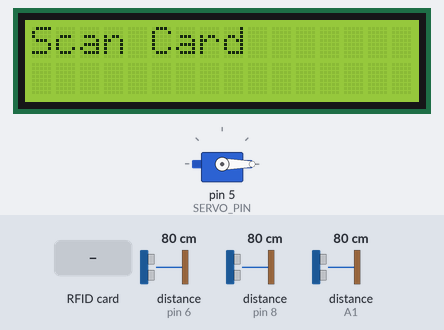
The sketch below on a simulated Arduino Uno, built with avr-gcc and run on an emulated ATmega328P. On the bench: 16×2 character LCD, servo. Wiring (inferred from the names in the program): 3 × ultrasonic range finder: trigger pin 4, echo pin 6 / trigger pin 7, echo pin 8 / trigger A0, echo A1. Inputs (shaded band) come from the test bench; at power-on: distance to the obstacle (sensors on pin 6, pin 8, A1) 80 cm. The echo pulse lasts 58.3 µs per cm; what the sketch prints to the serial monitor is not drawn.

Above: at 1.4 s.
1.5 s: RFID card B0 41 CE 32 held to the reader
At 1.8 s:
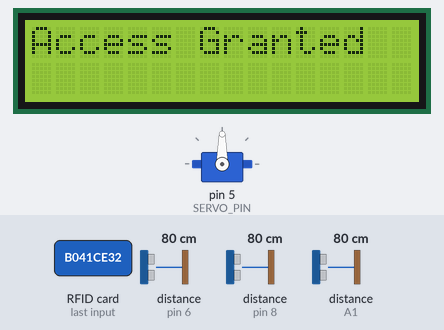
4.7 s: RFID card 5E 7A 19 C4 held to the reader
At 5.1 s:
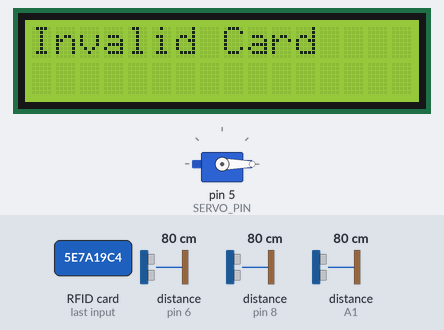
10.5 s: RFID card 83 68 4C AB held to the reader
At 11.9 s:
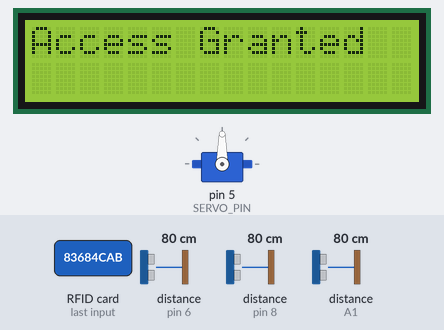
13.7 s: RFID card 33 04 84 AB held to the reader
At 17.8 s:
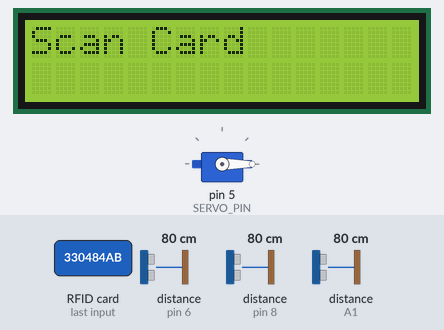
Timing chart, 0 to 19.3 s (numbered marks = the images above; inputs shaded):
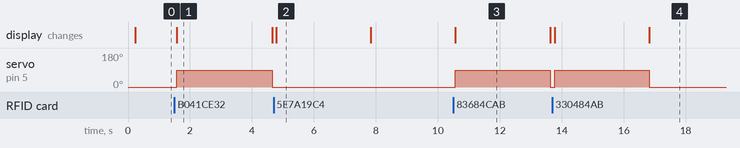

The sketch:

SmartParkingSystemOriginal.ino
```cpp
#include <SPI.h>
#include <MFRC522.h>
#include <LiquidCrystal_I2C.h>
#include <Servo.h>
#include <SoftwareSerial.h>

// --- Bluetooth (SoftwareSerial) ---
// HC-05 TXD -> Arduino RX (pin 2)
// HC-05 RXD -> Arduino TX (pin 3)
// IMPORTANT: USE A VOLTAGE DIVIDER FOR HC-05 RX!
SoftwareSerial btSerial(2, 3); // RX (Arduino), TX (Arduino)

// --- RFID ---
#define SS_PIN 10
#define RST_PIN 9
MFRC522 rfid(SS_PIN, RST_PIN);

// --- LCD 16x2 ---
LiquidCrystal_I2C lcd(0x27, 16, 2);

// --- Servo ---
Servo myServo;
const int SERVO_PIN = 5;
const int SERVO_OPEN_ANGLE = 90;
const int SERVO_CLOSED_ANGLE = 0;
const unsigned long SERVO_OPEN_DURATION = 3000;

const int TRIG_PIN_1 = 7;
const int ECHO_PIN_1 = 8;
const int TRIG_PIN_2 = 4;
const int ECHO_PIN_2 = 6;
const int TRIG_PIN_3 = A0;
const int ECHO_PIN_3 = A1;

const int OCCUPIED_THRESHOLD_CM = 20;

bool servoActive = false;
unsigned long activationTime = 0;
unsigned long blockedCardTime = 0;
bool blockedCardDisplayed = false;

unsigned long lastParkingStatusUpdateTime = 0;
const unsigned long PARKING_STATUS_UPDATE_INTERVAL = 500;

const byte allowedCards[3][4] = {
    {0xB0, 0x41, 0xCE, 0x32},
    {0x83, 0x68, 0x4C, 0xAB},
    {0x33, 0x04, 0x84, 0xAB}
};

const byte blockedCards[2][4] = {
    {0x43, 0x36, 0x54, 0xAB},
    {0xE3, 0x6A, 0x3B, 0xAB}
};

bool compareUID(byte *uid, const byte list[][4], int size)
{
    for (int i = 0; i < size; i++)
    {
        if (memcmp(uid, list[i], 4) == 0)
        {
            return true;
        }
    }

    return false;
}

long getDistanceCm(int trigPin, int echoPin)
{
    digitalWrite(trigPin, LOW);
    delayMicroseconds(2);
    digitalWrite(trigPin, HIGH);
    delayMicroseconds(10);
    digitalWrite(trigPin, LOW);

    long duration = pulseIn(echoPin, HIGH, 25000);
    if (duration == 0)
    {
        return -1;
    }

    long distanceCm = duration * 0.0343 / 2;
    if (distanceCm < 0 || distanceCm > 400)
    {
        return -1;
    }

    return distanceCm;
}

void setup()
{
    Serial.begin(9600);
    Serial.println("Arduino Parking System Started with HC-SR04 Sensors.");
    Serial.println("Initializing HC-05 connection...");

    btSerial.begin(9600);
    Serial.println("HC-05 SoftwareSerial initialized at 9600 baud.");

    SPI.begin();
    rfid.PCD_Init();

    lcd.init();
    lcd.backlight();
    lcd.setCursor(0, 0);
    lcd.print("Scan Card      ");

    myServo.attach(SERVO_PIN);
    myServo.write(SERVO_CLOSED_ANGLE);

    pinMode(TRIG_PIN_1, OUTPUT);
    pinMode(ECHO_PIN_1, INPUT);
    pinMode(TRIG_PIN_2, OUTPUT);
    pinMode(ECHO_PIN_2, INPUT);
    pinMode(TRIG_PIN_3, OUTPUT);
    pinMode(ECHO_PIN_3, INPUT);
}

void loop()
{
    if (rfid.PICC_IsNewCardPresent() && rfid.PICC_ReadCardSerial())
    {
        lcd.setCursor(0, 0);

        if (compareUID(rfid.uid.uidByte, allowedCards, 3))
        {
            lcd.print("Access Granted  ");

            if (!servoActive)
            {
                myServo.write(SERVO_OPEN_ANGLE);
                servoActive = true;
                activationTime = millis();
            }
        }
        else if (compareUID(rfid.uid.uidByte, blockedCards, 2))
        {
            lcd.print("Blocked Card    ");
            blockedCardTime = millis();
            blockedCardDisplayed = true;
        }
        else
        {
            lcd.print("Invalid Card    ");
            blockedCardTime = millis();
            blockedCardDisplayed = true;
        }

        rfid.PICC_HaltA();
        rfid.PCD_StopCrypto1();
    }

    if (blockedCardDisplayed && millis() - blockedCardTime >= 3000)
    {
        lcd.setCursor(0, 0);
        lcd.print("Scan Card      ");
        blockedCardDisplayed = false;
    }

    if (servoActive && millis() - activationTime >= SERVO_OPEN_DURATION)
    {
        myServo.write(SERVO_CLOSED_ANGLE);
        servoActive = false;

        if (!blockedCardDisplayed)
        {
            lcd.setCursor(0, 0);
            lcd.print("Scan Card      ");
        }
    }

    if (millis() - lastParkingStatusUpdateTime >= PARKING_STATUS_UPDATE_INTERVAL)
    {
        lastParkingStatusUpdateTime = millis();

        int distance1 = getDistanceCm(TRIG_PIN_1, ECHO_PIN_1);
        int distance2 = getDistanceCm(TRIG_PIN_2, ECHO_PIN_2);
        int distance3 = getDistanceCm(TRIG_PIN_3, ECHO_PIN_3);

        char status1 = (distance1 != -1 && distance1 < OCCUPIED_THRESHOLD_CM) ? 'O' : 'F';
        char status2 = (distance2 != -1 && distance2 < OCCUPIED_THRESHOLD_CM) ? 'O' : 'F';
        char status3 = (distance3 != -1 && distance3 < OCCUPIED_THRESHOLD_CM) ? 'O' : 'F';

        btSerial.print("P1 ");
        btSerial.println(status1);

        btSerial.print("P2 ");
        btSerial.println(status2);

        btSerial.print("P3 ");
        btSerial.println(status3);

        Serial.print("P1 Dist: ");
        if (distance1 == -1)
        {
            Serial.print("N/A");
        }
        else
        {
            Serial.print(distance1);
        }
        Serial.print("cm -> ");
        Serial.println(status1);

        Serial.print("P2 Dist: ");
        if (distance2 == -1)
        {
            Serial.print("N/A");
        }
        else
        {
            Serial.print(distance2);
        }
        Serial.print("cm -> ");
        Serial.println(status2);

        Serial.print("P3 Dist: ");
        if (distance3 == -1)
        {
            Serial.print("N/A");
        }
        else
        {
            Serial.print(distance3);
        }
        Serial.print("cm -> ");
        Serial.println(status3);

        Serial.println("---");
    }

    delay(50);
}
```

Measured:
- after the input at 1.5 s, servo on pin 5 (SERVO_PIN): 0° → 90° after 0.07 s, → 0° 3.1 s later; the display: changes after 0.07 s (image 1)
- after the input at 4.7 s, the display: changes after 0.09 s (image 2)
- after the input at 10.5 s, servo on pin 5 (SERVO_PIN): 0° → 90° after 0.06 s, → 0° 3.1 s later; the display: changes after 0.06 s (image 3)
- after the input at 13.7 s, servo on pin 5 (SERVO_PIN): 0° → 90° after 0.08 s, → 0° 3.0 s later; the display: first changes after 0.08 s (image 4 shows a later state)
- what the display in image 1 shows lasts 3.0 s, from 1.6 s to 4.6 s
- what the display in image 2 shows lasts 3.0 s, from 4.8 s to 7.8 s
